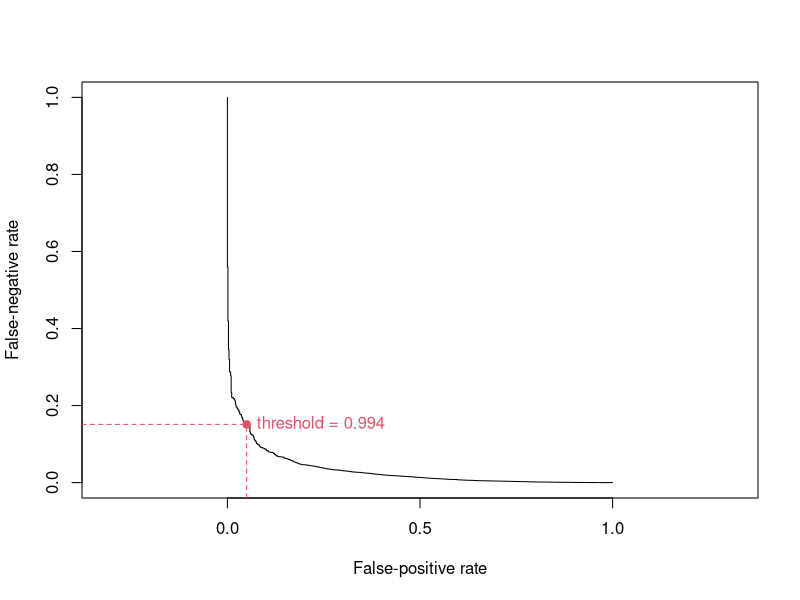

Here is the R script that generated this plot:
library(pROC)
set.seed(1)

#simulate training data
n <- 1E3
x_sd <- 1
e_sd <- 0.8
b <- 1
x <- rnorm(n, 0, x_sd)
e <- rnorm(n, 0, e_sd)
y <- x * b + e

#fit model
fit <- lm(y ~ 1 + x)
sfit <- summary(fit)
sfit

#simulate new data
n2 <- 1E5
x2 <- rnorm(n2, 0, x_sd)
e2 <- rnorm(n2, 0, e_sd)
y2 <- x2 * b + e2

#make predictions on new data
mu_hat <- predict(fit, newdata = data.frame(x = x2))  
sigma_hat <- summary(fit)$sigma

#compare to threshold
qthresh <- 0.01
thresh <- quantile(y, qthresh)
p_above_thresh <- 1 - pnorm(thresh, mean = mu_hat, sd = sigma_hat)
roc_obj <- roc(y2 > thresh, p_above_thresh, quiet = TRUE)
df <- data.frame(
  threshold = roc_obj$thresholds,
  fpr       = 1 - roc_obj$specificities,
  fnr       = 1 - roc_obj$sensitivities
)
target_fpr <- 0.05
idx <- which.min(abs(df$fpr - target_fpr))

#plot result
plot(df$fpr, df$fnr, type = "l",
     xlab = "False-positive rate", ylab = "False-negative rate",
     xlim = c(0,1), ylim = c(0,1), asp = 1)

#label the point corresponding to an fpr of 0.05
points(df$fpr[idx], df$fnr[idx], pch = 19, col = 2)
text(df$fpr[idx], df$fnr[idx],
     labels = sprintf("threshold = %.3f", df$threshold[idx]),
     pos = 4, col = 2)
segments(x0 = target_fpr, x1 = target_fpr, y0 = par("usr")[3], y1 = df$fnr[idx], col = 2, lty = 2)
segments(x0 = par("usr")[1], x1 = target_fpr, y0 = df$fnr[idx], y1 = df$fnr[idx], col = 2, lty = 2)

pred_lab <- as.integer(p_above_thresh > df$threshold[idx])
true_lab <- as.integer(y2 > thresh)
cm <- table(Predicted = pred_lab,
            Actual    = true_lab)
epitools::oddsratio(cm)$measure
